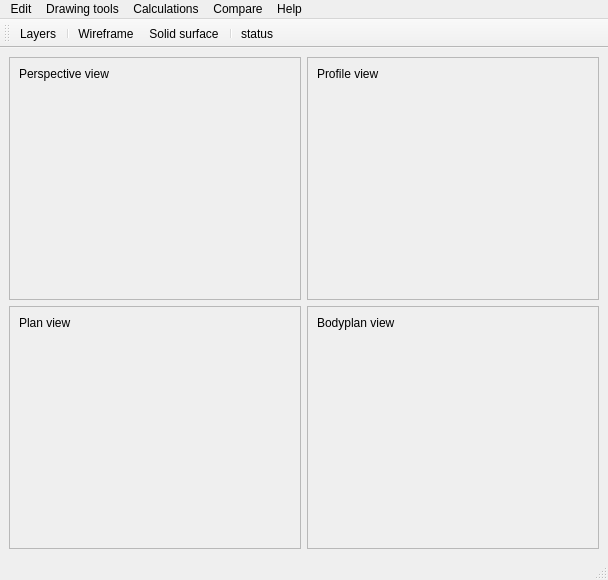
<?xml version="1.0" encoding="UTF-8"?>
<ui version="4.0">
 <class>MainWindow</class>
 <widget class="QMainWindow" name="MainWindow">
  <property name="geometry">
   <rect>
    <x>0</x>
    <y>0</y>
    <width>608</width>
    <height>580</height>
   </rect>
  </property>
  <property name="windowTitle">
   <string>Naval Architecture and Boat Innovation Lab</string>
  </property>
  <widget class="QWidget" name="centralwidget">
   <property name="layoutDirection">
    <enum>Qt::LayoutDirection::RightToLeft</enum>
   </property>
   <layout class="QGridLayout" name="gridLayout_2" rowstretch="0,1,0,1" columnstretch="1,1">
    <item row="3" column="0">
     <widget class="QFrame" name="frame_3">
      <property name="sizePolicy">
       <sizepolicy hsizetype="Preferred" vsizetype="Preferred">
        <horstretch>0</horstretch>
        <verstretch>0</verstretch>
       </sizepolicy>
      </property>
      <property name="frameShape">
       <enum>QFrame::Shape::StyledPanel</enum>
      </property>
      <property name="frameShadow">
       <enum>QFrame::Shadow::Raised</enum>
      </property>
      <layout class="QVBoxLayout" name="verticalLayout_2">
       <item>
        <widget class="QLabel" name="label_4">
         <property name="text">
          <string>Bodyplan view</string>
         </property>
        </widget>
       </item>
       <item>
        <widget class="OcctWidget" name="bodyplanWidget" native="true">
         <property name="sizePolicy">
          <sizepolicy hsizetype="Expanding" vsizetype="Expanding">
           <horstretch>0</horstretch>
           <verstretch>0</verstretch>
          </sizepolicy>
         </property>
         <property name="autoFillBackground">
          <bool>true</bool>
         </property>
        </widget>
       </item>
      </layout>
     </widget>
    </item>
    <item row="1" column="0">
     <widget class="QFrame" name="frame">
      <property name="sizePolicy">
       <sizepolicy hsizetype="Preferred" vsizetype="Preferred">
        <horstretch>0</horstretch>
        <verstretch>0</verstretch>
       </sizepolicy>
      </property>
      <property name="frameShape">
       <enum>QFrame::Shape::StyledPanel</enum>
      </property>
      <property name="frameShadow">
       <enum>QFrame::Shadow::Raised</enum>
      </property>
      <layout class="QVBoxLayout" name="verticalLayout_3">
       <item>
        <widget class="QLabel" name="label_2">
         <property name="text">
          <string>Profile view</string>
         </property>
        </widget>
       </item>
       <item>
        <widget class="OcctWidget" name="profileWidget" native="true">
         <property name="sizePolicy">
          <sizepolicy hsizetype="Expanding" vsizetype="Expanding">
           <horstretch>0</horstretch>
           <verstretch>0</verstretch>
          </sizepolicy>
         </property>
         <property name="autoFillBackground">
          <bool>true</bool>
         </property>
        </widget>
       </item>
      </layout>
     </widget>
    </item>
    <item row="1" column="1">
     <widget class="QFrame" name="frame_4">
      <property name="sizePolicy">
       <sizepolicy hsizetype="Preferred" vsizetype="Preferred">
        <horstretch>0</horstretch>
        <verstretch>0</verstretch>
       </sizepolicy>
      </property>
      <property name="frameShape">
       <enum>QFrame::Shape::StyledPanel</enum>
      </property>
      <property name="frameShadow">
       <enum>QFrame::Shadow::Raised</enum>
      </property>
      <layout class="QVBoxLayout" name="verticalLayout">
       <item>
        <widget class="QLabel" name="label">
         <property name="text">
          <string>Perspective view</string>
         </property>
        </widget>
       </item>
       <item>
        <widget class="OcctWidget" name="renderWidget" native="true">
         <property name="sizePolicy">
          <sizepolicy hsizetype="Expanding" vsizetype="Expanding">
           <horstretch>0</horstretch>
           <verstretch>0</verstretch>
          </sizepolicy>
         </property>
         <property name="autoFillBackground">
          <bool>true</bool>
         </property>
        </widget>
       </item>
      </layout>
     </widget>
    </item>
    <item row="3" column="1">
     <widget class="QFrame" name="frame_2">
      <property name="sizePolicy">
       <sizepolicy hsizetype="Preferred" vsizetype="Preferred">
        <horstretch>0</horstretch>
        <verstretch>0</verstretch>
       </sizepolicy>
      </property>
      <property name="frameShape">
       <enum>QFrame::Shape::StyledPanel</enum>
      </property>
      <property name="frameShadow">
       <enum>QFrame::Shadow::Raised</enum>
      </property>
      <layout class="QVBoxLayout" name="verticalLayout_4">
       <item>
        <widget class="QLabel" name="label_3">
         <property name="text">
          <string>Plan view</string>
         </property>
        </widget>
       </item>
       <item>
        <widget class="OcctWidget" name="planWidget" native="true">
         <property name="sizePolicy">
          <sizepolicy hsizetype="Expanding" vsizetype="Expanding">
           <horstretch>0</horstretch>
           <verstretch>0</verstretch>
          </sizepolicy>
         </property>
         <property name="autoFillBackground">
          <bool>true</bool>
         </property>
        </widget>
       </item>
      </layout>
     </widget>
    </item>
   </layout>
  </widget>
  <widget class="QMenuBar" name="menubar">
   <property name="geometry">
    <rect>
     <x>0</x>
     <y>0</y>
     <width>608</width>
     <height>33</height>
    </rect>
   </property>
   <widget class="QMenu" name="menuEdit">
    <property name="title">
     <string>Edit</string>
    </property>
    <addaction name="actionUndo"/>
    <addaction name="actionRedo"/>
    <addaction name="actionDelete"/>
    <addaction name="actionSelect_all"/>
   </widget>
   <widget class="QMenu" name="menuDrawing_tools">
    <property name="title">
     <string>Drawing tools</string>
    </property>
    <widget class="QMenu" name="menuPoint">
     <property name="title">
      <string>Point</string>
     </property>
     <addaction name="actionAdd_point"/>
     <addaction name="actionCollapse_points"/>
     <addaction name="actionLock_point_s"/>
    </widget>
    <widget class="QMenu" name="menuEdge">
     <property name="title">
      <string>Edge</string>
     </property>
     <addaction name="actionExtrude"/>
     <addaction name="actionSplit"/>
     <addaction name="actionCollapse"/>
    </widget>
    <widget class="QMenu" name="menuFace">
     <property name="title">
      <string>Face</string>
     </property>
     <addaction name="actionNew_face"/>
     <addaction name="actionInvert"/>
    </widget>
    <widget class="QMenu" name="menuTransform">
     <property name="title">
      <string>Transform</string>
     </property>
     <addaction name="actionScale"/>
     <addaction name="actionRotate"/>
     <addaction name="actionMove"/>
    </widget>
    <addaction name="menuPoint"/>
    <addaction name="menuEdge"/>
    <addaction name="actionNew_curve"/>
    <addaction name="menuFace"/>
    <addaction name="menuTransform"/>
    <addaction name="actionAuto_smooth"/>
   </widget>
   <widget class="QMenu" name="menuCalculations">
    <property name="title">
     <string>Calculations</string>
    </property>
    <addaction name="actionCalc1"/>
    <addaction name="actionCalc2"/>
    <addaction name="actionCalc3"/>
   </widget>
   <widget class="QMenu" name="menuCompare">
    <property name="title">
     <string>Compare</string>
    </property>
    <addaction name="actionOpen_project_file"/>
    <addaction name="actionImport_file"/>
    <addaction name="actionExport_data_to_Excel"/>
   </widget>
   <widget class="QMenu" name="menuHelp">
    <property name="title">
     <string>Help</string>
    </property>
    <addaction name="actionDocumentation"/>
    <addaction name="actionFAQ"/>
    <addaction name="actionContact"/>
   </widget>
   <addaction name="menuEdit"/>
   <addaction name="menuDrawing_tools"/>
   <addaction name="menuCalculations"/>
   <addaction name="menuCompare"/>
   <addaction name="menuHelp"/>
  </widget>
  <widget class="QStatusBar" name="statusbar"/>
  <widget class="QToolBar" name="toolBar">
   <property name="windowTitle">
    <string>toolBar</string>
   </property>
   <attribute name="toolBarArea">
    <enum>TopToolBarArea</enum>
   </attribute>
   <attribute name="toolBarBreak">
    <bool>false</bool>
   </attribute>
   <addaction name="actionLayers"/>
   <addaction name="separator"/>
   <addaction name="actionWireframe"/>
   <addaction name="actionSolid_surface"/>
   <addaction name="separator"/>
   <addaction name="actionstatus"/>
  </widget>
  <action name="actionFile">
   <property name="text">
    <string>File</string>
   </property>
  </action>
  <action name="actionNew">
   <property name="text">
    <string>New</string>
   </property>
  </action>
  <action name="actionOpen">
   <property name="text">
    <string>Open...</string>
   </property>
  </action>
  <action name="actionSave">
   <property name="text">
    <string>Save</string>
   </property>
  </action>
  <action name="actionSave_as">
   <property name="text">
    <string>Save as...</string>
   </property>
  </action>
  <action name="actionClose_current_project">
   <property name="text">
    <string>Close current project</string>
   </property>
  </action>
  <action name="actionClose_all">
   <property name="text">
    <string>Close all</string>
   </property>
  </action>
  <action name="actionQuit">
   <property name="text">
    <string>Quit</string>
   </property>
  </action>
  <action name="actionUndo">
   <property name="text">
    <string>Undo</string>
   </property>
  </action>
  <action name="actionRedo">
   <property name="text">
    <string>Redo</string>
   </property>
  </action>
  <action name="actionCut">
   <property name="text">
    <string>Cut</string>
   </property>
  </action>
  <action name="actionCopy">
   <property name="text">
    <string>Copy</string>
   </property>
  </action>
  <action name="actionPaste">
   <property name="text">
    <string>Paste</string>
   </property>
  </action>
  <action name="actionDelete">
   <property name="text">
    <string>Delete</string>
   </property>
  </action>
  <action name="actionSelect_all">
   <property name="text">
    <string>Select all</string>
   </property>
  </action>
  <action name="actionDocumentation">
   <property name="text">
    <string>Documentation</string>
   </property>
  </action>
  <action name="actionFAQ">
   <property name="text">
    <string>FAQ</string>
   </property>
  </action>
  <action name="actionContact">
   <property name="text">
    <string>Getting Started</string>
   </property>
  </action>
  <action name="actionSettings">
   <property name="text">
    <string>Editor settings</string>
   </property>
  </action>
  <action name="actionProject_settings">
   <property name="text">
    <string>Project settings</string>
   </property>
  </action>
  <action name="actionNew_2">
   <property name="text">
    <string>New</string>
   </property>
  </action>
  <action name="actionOpen_2">
   <property name="text">
    <string>Open...</string>
   </property>
  </action>
  <action name="actionOpen_project_file">
   <property name="text">
    <string>Open project file</string>
   </property>
  </action>
  <action name="actionImport_file">
   <property name="text">
    <string>Import file</string>
   </property>
  </action>
  <action name="actionExport_data_to_Excel">
   <property name="text">
    <string>Export data to Excel...</string>
   </property>
  </action>
  <action name="actionAdd_point">
   <property name="text">
    <string>Add point</string>
   </property>
  </action>
  <action name="actionCollapse_points">
   <property name="text">
    <string>Collapse point(s)</string>
   </property>
  </action>
  <action name="actionLock_point_s">
   <property name="text">
    <string>Lock point(s)</string>
   </property>
  </action>
  <action name="actionExtrude">
   <property name="text">
    <string>Extrude</string>
   </property>
  </action>
  <action name="actionSplit">
   <property name="text">
    <string>Split</string>
   </property>
  </action>
  <action name="actionCollapse">
   <property name="text">
    <string>Insert</string>
   </property>
  </action>
  <action name="actionNew_curve">
   <property name="text">
    <string>New curve</string>
   </property>
  </action>
  <action name="actionNew_face">
   <property name="text">
    <string>New face</string>
   </property>
  </action>
  <action name="actionInvert">
   <property name="text">
    <string>Invert</string>
   </property>
  </action>
  <action name="actionSTL">
   <property name="text">
    <string>.stl</string>
   </property>
  </action>
  <action name="actionCAD_NURBS">
   <property name="text">
    <string>CAD / NURBS</string>
   </property>
  </action>
  <action name="action_fbm">
   <property name="text">
    <string>.fbm (FreeShip)</string>
   </property>
  </action>
  <action name="actionSTL_2">
   <property name="text">
    <string>.stl</string>
   </property>
  </action>
  <action name="actionCAD_NURBS_2">
   <property name="text">
    <string>CAD / NURBS</string>
   </property>
  </action>
  <action name="action_fbm_2">
   <property name="text">
    <string>.fbm (FreeShip)</string>
   </property>
  </action>
  <action name="action_na">
   <property name="text">
    <string>.na (NABIL Project)</string>
   </property>
  </action>
  <action name="action_na_NABIL_Project">
   <property name="text">
    <string>.na (NABIL Project)</string>
   </property>
  </action>
  <action name="actionCalc1">
   <property name="text">
    <string>Calc1</string>
   </property>
  </action>
  <action name="actionCalc2">
   <property name="text">
    <string>Calc2</string>
   </property>
  </action>
  <action name="actionCalc3">
   <property name="text">
    <string>Calc3</string>
   </property>
  </action>
  <action name="actionWireframe">
   <property name="icon">
    <iconset>
     <normaloff>:/wiremesh.png</normaloff>:/wiremesh.png</iconset>
   </property>
   <property name="text">
    <string>Wireframe</string>
   </property>
   <property name="toolTip">
    <string>Render project as wireframe</string>
   </property>
   <property name="menuRole">
    <enum>QAction::MenuRole::NoRole</enum>
   </property>
  </action>
  <action name="actionSolid_surface">
   <property name="icon">
    <iconset>
     <normaloff>:/square.png</normaloff>:/square.png</iconset>
   </property>
   <property name="text">
    <string>Solid surface</string>
   </property>
   <property name="toolTip">
    <string>Render project with contours</string>
   </property>
   <property name="menuRole">
    <enum>QAction::MenuRole::NoRole</enum>
   </property>
  </action>
  <action name="actionstatus">
   <property name="icon">
    <iconset>
     <normaloff>:/redcircle.png</normaloff>:/redcircle.png</iconset>
   </property>
   <property name="text">
    <string>status</string>
   </property>
   <property name="toolTip">
    <string>(inf) issues found.</string>
   </property>
   <property name="menuRole">
    <enum>QAction::MenuRole::NoRole</enum>
   </property>
  </action>
  <action name="actionScale">
   <property name="text">
    <string>Scale</string>
   </property>
  </action>
  <action name="actionRotate">
   <property name="text">
    <string>Rotate</string>
   </property>
  </action>
  <action name="actionMove">
   <property name="text">
    <string>Move</string>
   </property>
  </action>
  <action name="actionAuto_smooth">
   <property name="text">
    <string>Auto smooth</string>
   </property>
  </action>
  <action name="actionLayers">
   <property name="icon">
    <iconset>
     <normaloff>:/layers.png</normaloff>:/layers.png</iconset>
   </property>
   <property name="text">
    <string>Layers</string>
   </property>
   <property name="toolTip">
    <string>View and switch project layers</string>
   </property>
   <property name="menuRole">
    <enum>QAction::MenuRole::NoRole</enum>
   </property>
  </action>
 </widget>
 <customwidgets>
  <customwidget>
   <class>OcctWidget</class>
   <extends>QWidget</extends>
   <header location="global">ui/OcctWidget.h</header>
   <container>1</container>
  </customwidget>
 </customwidgets>
 <resources>
  <include location="images.qrc"/>
 </resources>
 <connections/>
</ui>
